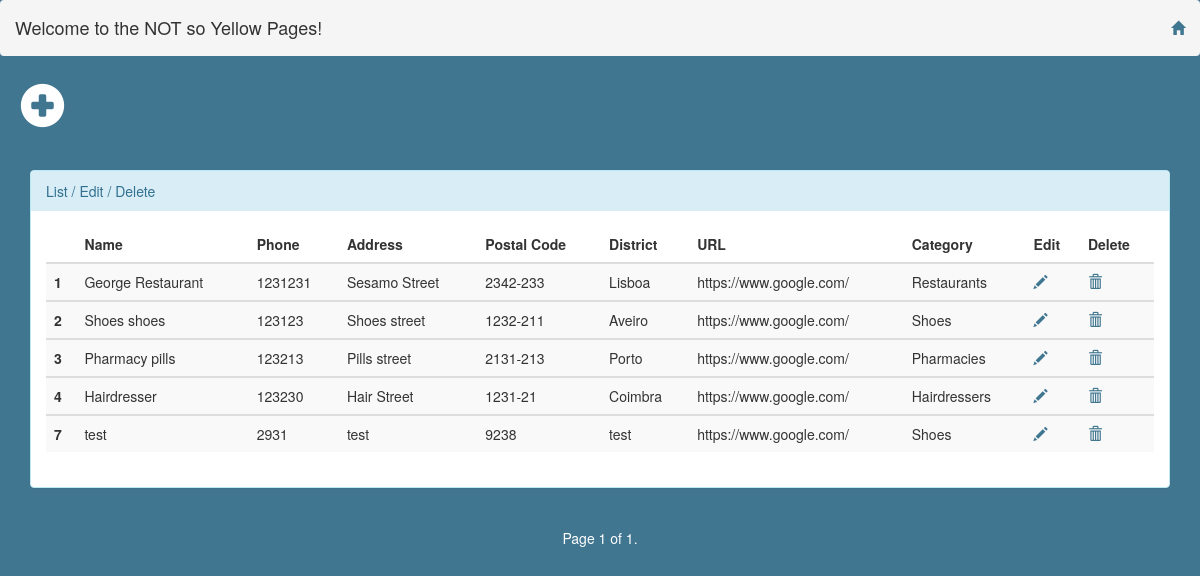
Page /yellowpages/admin/ (signed in) on the earlier database version.
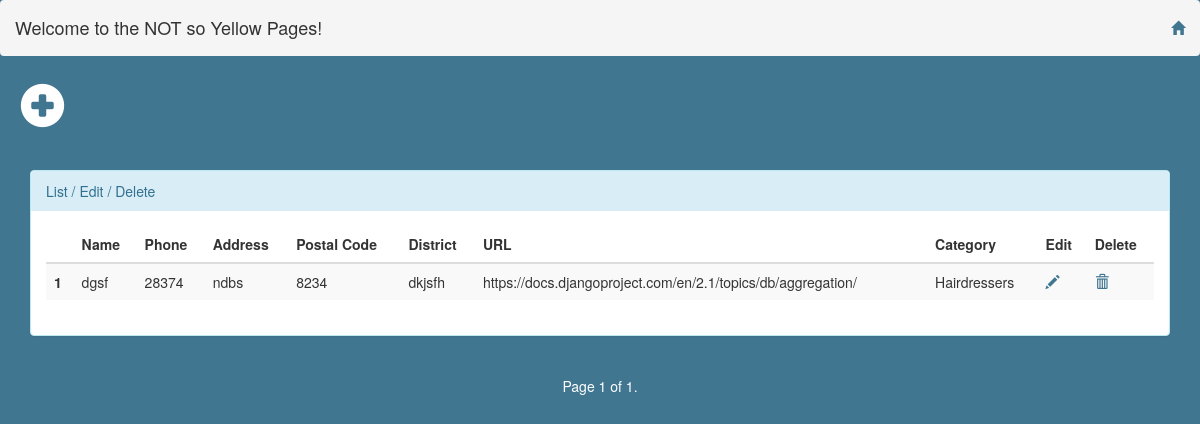
Same page on the later database version.
### core/models.py (models this page shows, shortened)
class Company(models.Model):
    name = models.CharField(max_length=100)
    phone = models.IntegerField()
    address = models.CharField(max_length=200)
    postal_code = models.TextField(max_length=8)
    district = models.CharField(max_length=200)
    url = models.URLField()
    photo = models.ImageField(upload_to='companies')
    description = models.TextField(default=DESCRIPTION)
    category = models.CharField(max_length=200, choices=CATEGORY_CHOICES, default='')
    nr_searches = models.PositiveIntegerField(default=0)

### core/views.py (the view)
# urls.py: path('admin/', admin_list_companies, name="company_list"),
@login_required
def admin_list_companies(request):
    companies_list = Company.objects.all()
    companies = pagination(companies_list, request)
    form = new_company(request)
    return render(request, 'admin.html', {'companies': companies, 'form': form})

### core/views.py (called while the page is built)
def pagination(param, request):
    paginator = Paginator(param, 5)
    page = request.GET.get('page')
    return paginator.get_page(page)

@login_required
def new_company(request):
    form = CompanyForm(request.POST or None, request.FILES or None)
    if request.method == 'POST' and form.is_valid():
        form.save()
        return redirect(admin_list_companies)
    return render(request, 'form.html', {'form': form})

### core/templates/form.html (shortened to what this page needs)
{% load bootstrap %}

### core/templates/admin.html (shortened to what this page needs)
{% load bootstrap %}
<!DOCTYPE html>
<html lang="en">
<head>
    <link rel="stylesheet" href="https://maxcdn.bootstrapcdn.com/bootstrap/3.3.7/css/bootstrap.min.css">
</head>
<body>
<ol class="breadcrumb">
    <li><h4>Welcome to the NOT so Yellow Pages!</h4></li>
    <div class="homepage_button">
        <a href="{% url 'back_to_homepage' %}"><span class="glyphicon glyphicon-home" style="color:#417690"
                                                     aria-hidden="true"></span></a>
    </div>
</ol>
<div class="new_company_button">
    <a href="{% url 'company_create' %}"><span class="glyphicon glyphicon-plus-sign" style="color:white"
                                                 aria-hidden="true"></span></a>
</div>
{% block table %}
    <div class="container">
        <div class="panel-group">
            <div class="panel panel-info">
                <div class="panel-heading">List / Edit / Delete</div>
                <div class="panel-body">
                    {% if companies %}
                        <table class="table table-striped">
                            <thead>
                            <tr>
                                <th scope="col"></th>
                                <th scope="col">Name</th>
                                <th scope="col">Phone</th>
                                <th scope="col">Address</th>
                                <th scope="col">Postal Code</th>
                                <th scope="col">District</th>
                                <th scope="col">URL</th>
                                <th scope="col">Category</th>
                                <th scope="col">Edit</th>
                                <th scope="col">Delete</th>
                            </tr>
                            </thead>
                            {% for company in companies %}
                                <tbody>
                                <tr>
                                    <th scope="row">{{ company.id }}</th>
                                    <td>{{ company.name }}</td>
                                    <td>{{ company.phone }}</td>
                                    <td>{{ company.address }}</td>
                                    <td>{{ company.postal_code }}</td>
                                    <td>{{ company.district }}</td>
                                    <td>{{ company.url }}</td>
                                    <td>{{ company.category }}</td>
                                    <td><a href="{% url 'company_update' company.id %}"><span
                                            class="glyphicon glyphicon-pencil" style="color:#417690"></span></a></td>
                                    <form method="POST">
                                        <td><a href="{% url 'company_delete' company.id %}"><span
                                                class="glyphicon glyphicon-trash" style="color:#417690"></span></a></td>
                                    </form>
                                </tr>
                                </tbody>
                            {% endfor %}
                        </table>
                    {% else %}
                        <p>There are no companies to list.</p>
                    {% endif %}
                </div>
            </div>
        </div>
    </div>
{% endblock %}
<div class="text-center">
    <div class="pagination">
            <span class="step-links">
                <span class="current">
                    Page {{ companies.number }} of {{ companies.paginator.num_pages }}.
                </span>
            </span>
    </div>
</div>
</body>
</html>

Differences in the rows shown:
removed Company: id "2", name "Shoes shoes", phone "123123", address "Shoes street", postal_code "1232-211", district "Aveiro", url "https://www.google.com/", category "Shoes"
removed Company: id "3", name "Pharmacy pills", phone "123213", address "Pills street", postal_code "2131-213", district "Porto", url "https://www.google.com/", category "Pharmacies"
removed Company: id "4", name "Hairdresser", phone "123230", address "Hair Street", postal_code "1231-21", district "Coimbra", url "https://www.google.com/", category "Hairdressers"
removed Company: id "7", name "test", phone "2931", address "test", postal_code "9238", district "test", url "https://www.google.com/", category "Shoes"
changed Company id 1: name "George Restaurant" → "dgsf"; phone "1231231" → "28374"; address "Sesamo Street" → "ndbs"; postal_code "2342-233" → "8234"; district "Lisboa" → "dkjsfh"; url "https://www.google.com/" → "https://docs.djangoproject.com/en/2.1/topics/db/aggregation/"; category "Restaurants" → "Hairdressers"
